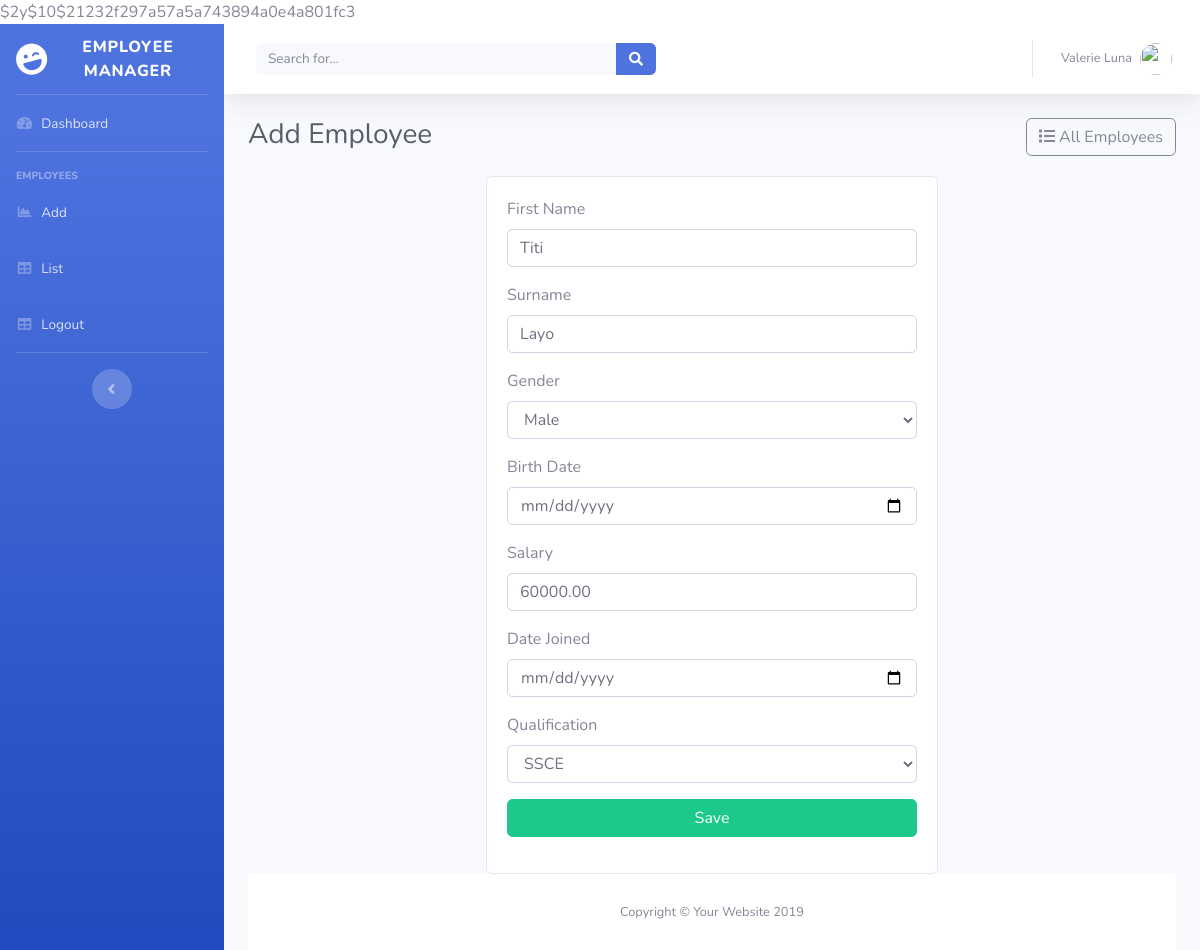
The page /update.php?employee_id=6 (signed in) on the database its author committed.
### tables this page shows
CREATE TABLE `employee` (
  `id` int(10) NOT NULL,
  `firstname` varchar(300) NOT NULL,
  `lastname` varchar(300) DEFAULT NULL,
  `date_of_birth` date DEFAULT NULL,
  `qualification_id` int(10) DEFAULT NULL,
  `salary` decimal(10,2) DEFAULT NULL,
  `date_joined` date DEFAULT NULL,
  `gender` varchar(100) NOT NULL
);

### includes/functions.php (called while the page is built, shortened)
<?php
function sql_query($sql, $bind_param = null, $data = null)
{
    global $conn;
    if( $bind_param &&  $data  )
    {
        $stmt = $conn->prepare($sql);
        $stmt->bind_param($bind_param, ...$data);
        $stmt->execute();
    }
    else
    {
        $stmt = $conn->query($sql);
    }
    return  $stmt;
}
function sql_fetch_one($sql, $bind_param = null, $data = null)
{
    $stmt = sql_query($sql, $bind_param, $data);
    $r = $bind_param ? $stmt->get_result() : $stmt;
    $data = [];
    while ( $row = mysqli_fetch_assoc($r) ) {
        $data[] = $row;
    }
    return $data[0] ?? null;
}
function sql_fetch_all($sql, $bind_param = null, $data = null)
{
    $stmt = sql_query($sql, $bind_param, $data);
    $r = $bind_param ? $stmt->get_result() : $stmt;
    $data = [];
    while ( $row = mysqli_fetch_assoc($r) ) {
        $data[] = $row;
    }
    return $data;
}
function get_qualifications()
{
    return   sql_fetch_all('SELECT * FROM qualification');
}

### form.php (the view, shortened to what this page needs)
<form action="<?= $form_url ?>" method="post">
    <div class="form-group">
        <label> First Name</label>
        <input required class="form-control" name="firstname" value="<?= $firstname ?>">
    </div>
    <div class="form-group">
        <label> Surname</label>
        <input required class="form-control" name="lastname" value="<?= $lastname ?>">
    </div>
    <div class="form-group">
        <label> Gender</label>
        <select name="gender" class="form-control">
                <option value="Male">Male</option>
        </select>
    </div>
    <div class="form-group">
        <label> Birth Date</label>
        <input type="date" class="form-control" name="date_of_birth" value="<?= $date_of_birth ?>">
    </div>
    <div class="form-group">
        <label> Salary</label>
        <input type="number" class="form-control" name="salary" value="<?= $salary ?>">
    </div>
    <div class="form-group">
        <label> Date Joined</label>
        <input type="date" class="form-control" name="date_joined" value="<?= $date_joined ?>">
    </div>
    <div class="form-group">
        <label> Qualification</label>
        <select name="qualification_id" class="form-control">
            <?php foreach(get_qualifications() as $row) {  ?>
                <option value="<?= $row['id'] ?>"> <?= $row['name'] ?></option>
            <?php }?>
        </select>
    </div>
    <button name="submit" class="btn btn-success btn-block"> Save </button>

### rows shown on the page
employee: firstname "Titi", lastname "Layo", salary "60000.00"

### other values the page prints
form field qualification_id "SSCE"
